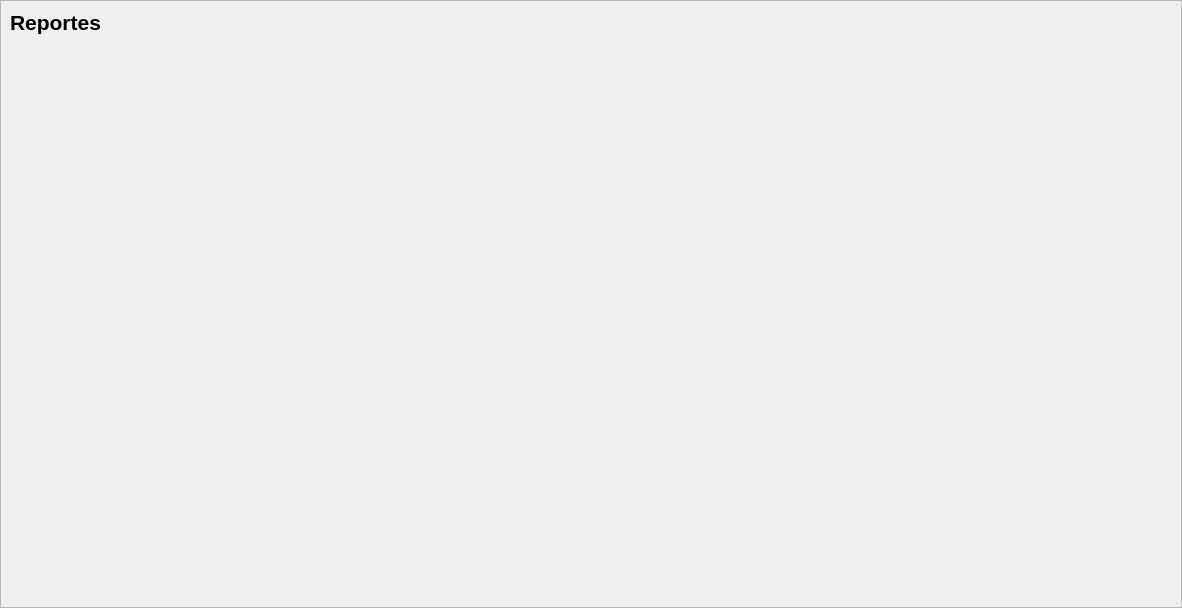
<?xml version="1.0" encoding="UTF-8"?>
<ui version="4.0">
 <class>reportes</class>
 <widget class="QWidget" name="reportes">
  <property name="geometry">
   <rect>
    <x>0</x>
    <y>0</y>
    <width>1182</width>
    <height>608</height>
   </rect>
  </property>
  <property name="windowTitle">
   <string>Form</string>
  </property>
  <property name="styleSheet">
   <string notr="true"/>
  </property>
  <layout class="QVBoxLayout" name="verticalLayout">
   <property name="spacing">
    <number>0</number>
   </property>
   <property name="leftMargin">
    <number>0</number>
   </property>
   <property name="topMargin">
    <number>0</number>
   </property>
   <property name="rightMargin">
    <number>0</number>
   </property>
   <property name="bottomMargin">
    <number>0</number>
   </property>
   <item>
    <widget class="QFrame" name="frame">
     <property name="frameShape">
      <enum>QFrame::StyledPanel</enum>
     </property>
     <property name="frameShadow">
      <enum>QFrame::Raised</enum>
     </property>
     <layout class="QVBoxLayout" name="verticalLayout_2">
      <item>
       <widget class="QLabel" name="label_4">
        <property name="font">
         <font>
          <pointsize>10</pointsize>
          <italic>false</italic>
          <bold>false</bold>
         </font>
        </property>
        <property name="text">
         <string>&lt;html&gt;&lt;head/&gt;&lt;body&gt;&lt;p&gt;&lt;span style=&quot; font-size:16pt; font-weight:700;&quot;&gt;Reportes&lt;/span&gt;&lt;/p&gt;&lt;/body&gt;&lt;/html&gt;</string>
        </property>
        <property name="alignment">
         <set>Qt::AlignLeading|Qt::AlignLeft|Qt::AlignTop</set>
        </property>
       </widget>
      </item>
     </layout>
    </widget>
   </item>
  </layout>
 </widget>
 <resources>
  <include location="../../resources.qrc"/>
 </resources>
 <connections/>
</ui>
